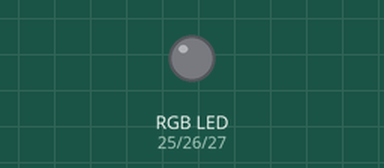
Bench run of a sketch on a simulated ESP32. On the bench: an RGB LED mixed from three pins (HIGH = lit).

Above: at 0.2 s.
At 0.7 s:
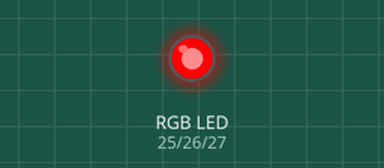
At 1.7 s:
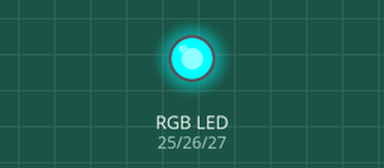
At 2.2 s:
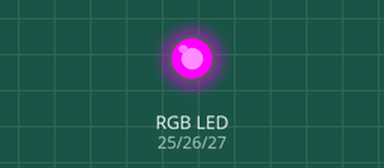
At 2.7 s:
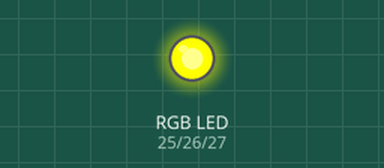
Timing chart, 0 to 3.5 s (numbered marks = the images above):
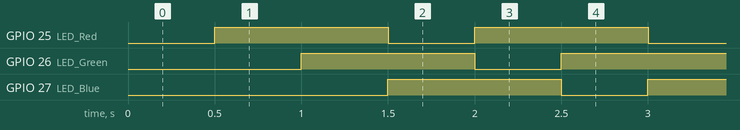

Measured:
- by itself, GPIO 25 (LED_Red), GPIO 26 (LED_Green), GPIO 27 (LED_Blue): alternates HIGH for 1.0 s and LOW for 0.50 s

The sketch:

RGB_esp32.ino
```cpp
/*
  Blink
  Turns on an LED's on for one second, then off for one second, repeatedly.

*/

#define LED_Red 25
#define LED_Green 26
#define LED_Blue 27


// the setup function runs once when you press reset or power the board
void setup() {
  // initialize digital pin LED's are an output.

  pinMode(LED_Red, OUTPUT);
  pinMode(LED_Green, OUTPUT);
  pinMode(LED_Blue, OUTPUT);
}

// the loop function runs over and over again forever
void loop() {
  digitalWrite(LED_Red, LOW);   // turn the LED on (HIGH is the voltage level)
  delay(500);
  digitalWrite(LED_Red, HIGH);    // turn the LED off by making the voltage LOW


  digitalWrite(LED_Green, LOW);   // turn the LED on (HIGH is the voltage level)
  delay(500);
  digitalWrite(LED_Green, HIGH);    // turn the LED off by making the voltage LOW


  digitalWrite(LED_Blue, LOW);   // turn the LED on (HIGH is the voltage level)
  delay(500);
  digitalWrite(LED_Blue, HIGH);    // turn the LED off by making the voltage LOW


}
```
